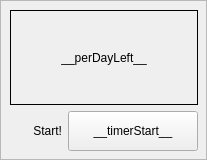
             <widget class="QFrame" name="frame">
              <property name="minimumSize">
               <size>
                <width>200</width>
                <height>141</height>
               </size>
              </property>
              <property name="frameShape">
               <enum>QFrame::StyledPanel</enum>
              </property>
              <property name="frameShadow">
               <enum>QFrame::Raised</enum>
              </property>
              <widget class="QWidget" name="">
               <property name="geometry">
                <rect>
                 <x>10</x>
                 <y>10</y>
                 <width>188</width>
                 <height>141</height>
                </rect>
               </property>
               <layout class="QVBoxLayout" name="verticalLayout_2">
                <property name="sizeConstraint">
                 <enum>QLayout::SetDefaultConstraint</enum>
                </property>
                <item>
                 <widget class="QLabel" name="timerPerDayLeft_label">
                  <property name="frameShape">
                   <enum>QFrame::Panel</enum>
                  </property>
                  <property name="text">
                   <string>__perDayLeft__</string>
                  </property>
                  <property name="alignment">
                   <set>Qt::AlignCenter</set>
                  </property>
                 </widget>
                </item>
                <item>
                 <layout class="QHBoxLayout" name="horizontalLayout_3">
                  <item>
                   <widget class="QLabel" name="timerLabelStart_label">
                    <property name="text">
                     <string>Start!</string>
                    </property>
                    <property name="alignment">
                     <set>Qt::AlignRight|Qt::AlignTrailing|Qt::AlignVCenter</set>
                    </property>
                   </widget>
                  </item>
                  <item>
                   <widget class="QPushButton" name="startTimer_button">
                    <property name="minimumSize">
                     <size>
                      <width>130</width>
                      <height>40</height>
                     </size>
                    </property>
                    <property name="maximumSize">
                     <size>
                      <width>150</width>
                      <height>16777215</height>
                     </size>
                    </property>
                    <property name="text">
                     <string>__timerStart__</string>
                    </property>
                   </widget>
                  </item>
                 </layout>
                </item>
               </layout>
              </widget>
             </widget>
